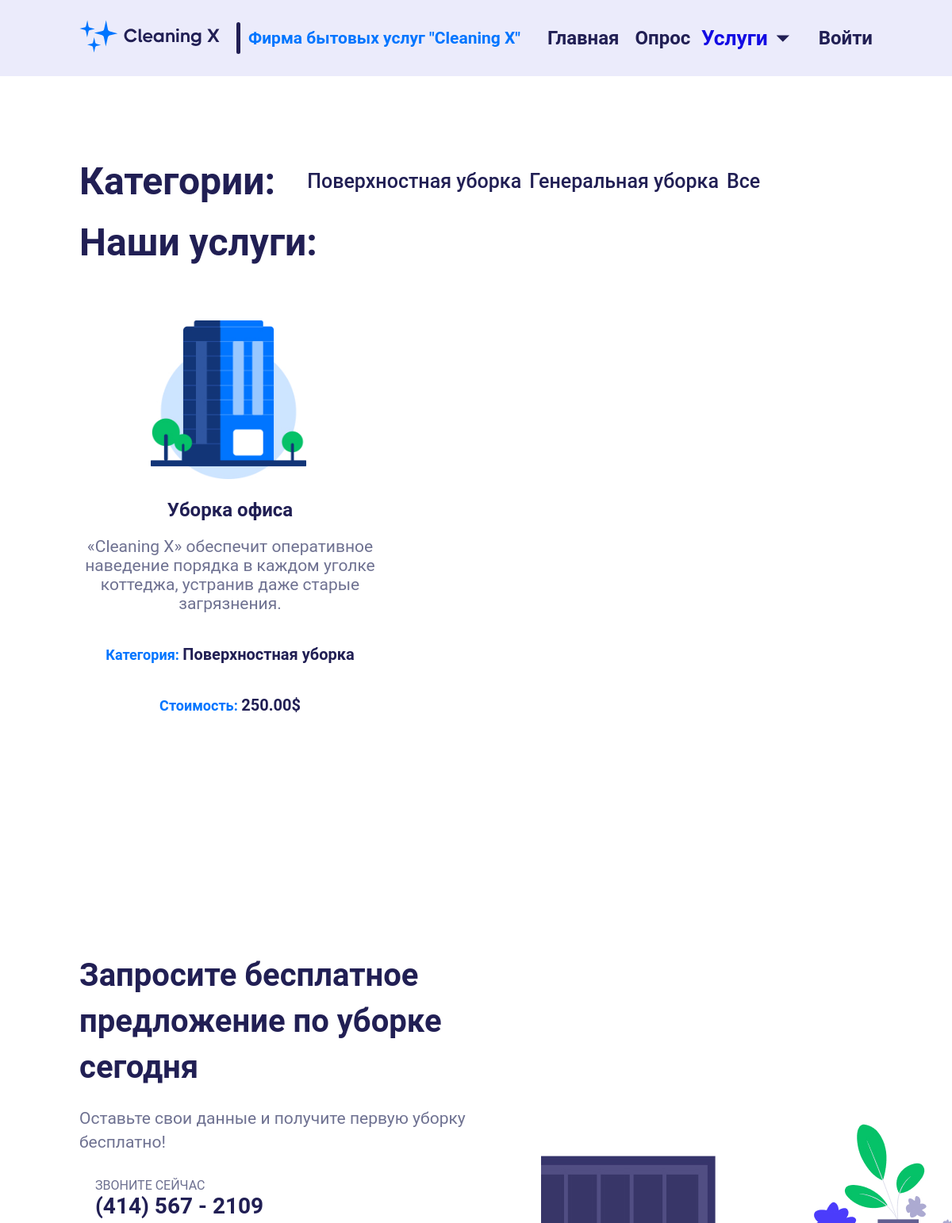
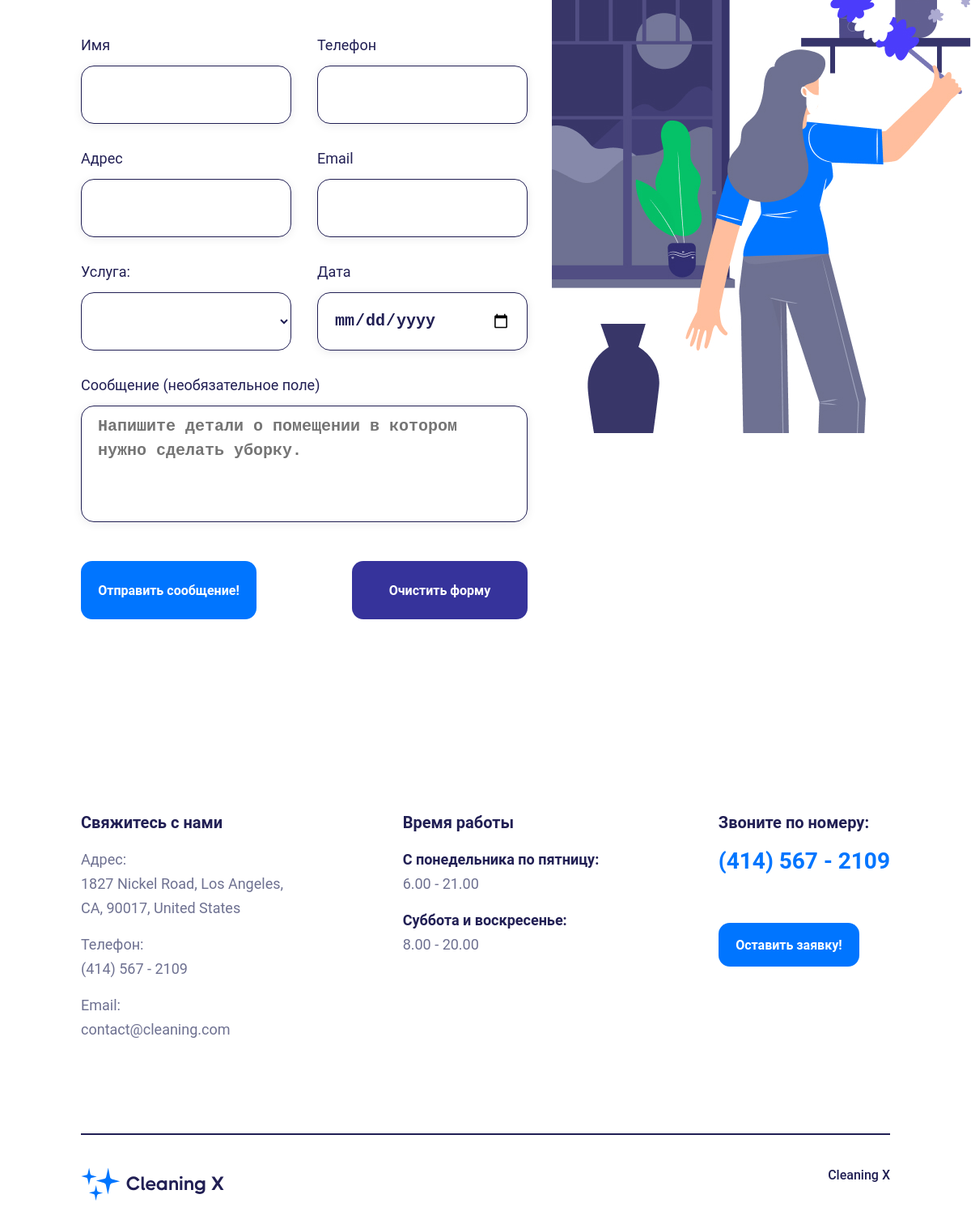
The app's page /services/1/ with its own data (2 pictures, top to bottom).
### services/models.py (models this page shows, shortened)
class ServiceCategory(models.Model):
    name = models.CharField(max_length=100, unique=True)
    description = models.TextField(null=True, blank=True)
    def __str__(self):
        return self.name

class Service(models.Model):
    name = models.CharField(max_length=256)
    description = models.TextField()
    price = models.DecimalField(max_digits=6, decimal_places=2)
    image = models.ImageField(upload_to='service_images')
    category = models.ForeignKey(to=ServiceCategory, on_delete=models.CASCADE)

### services/views.py (the view)
# urls.py: path('services/', services, name='services'),
def services(request,  category_id=None):
    if category_id:
        category = ServiceCategory.objects.get(id=category_id)
        serviceitems = Service.objects.filter(category=category)
    else:
        serviceitems = Service.objects.all()
    context = {
        'title': 'Services',
        'services': serviceitems,
        'categories': ServiceCategory.objects.all(),
        'current_link': 2
    }
    return render(request, 'services/services.html', context)

### services/templates/services/services.html (shortened to what this page needs)
{% extends 'services/base.html' %}
{% load static %}
{% block content %}
<main>
    <section class="services">
        <div class="container">
        <div style="display: flex; gap:40px; align-items: center; margin-bottom: 20px">
               <h3 class="services__title">
                Категории:
            </h3>
               <ul style="font-size: 25px;
  display: flex;
  gap: 10px;">
                   {% for category in categories %}
                       <li>
                           <a href="{% url 'service' category_id=category.id %}">{{ category.name }}</a>
                        </li>
                   {% endfor %}
                        <li>
                           <a href="{% url 'services' %}">Все</a>
                        </li>
               </ul>
        </div>
            <h3 class="services__title">
                Наши услуги:
            </h3>
            <div class="services__items">
                {% for service in services %}
                <div class="services__item">
                    <div class="services__item-img">
                        <img src="{{ service.image.url }}" alt="service1">
                    </div>
                    <span class="services__item-name">
                        {{ service.name }}
                    </span>
                    <p class="services__item-descr">
                        {{ service.description }}
                    </p>
                    <span class="services__item-price">Категория: <span>{{ service.category }}</span></span>
                    <span class="services__item-price">Cтоимость: <span>{{ service.price }}$</span></span>
                </div>
                {% endfor %}
            </div>
        </div>
    </section>
    <section class="request">
        <div class="container request__container">
            <div class="request__text">
                <h4 class="request__title">Запросите бесплатное предложение по уборке сегодня</h4>
                <div class="request__description">Оставьте свои данные и получите первую уборку бесплатно!</div>
                <div class="request__phone">
                    <div class="request__img">
                    </div>
                    <div class="request__info">
                        <span class="request__descr">звоните сейчас</span>
                        <a href="tel:+4145672109" class="request__number">(414) 567 - 2109</a>
                    </div>
                </div>
                <div class="request__img">
                    <img src="{% static 'img/contacts.jpg' %}" alt="promo">
                </div>
            </div>
            <form class="request__form" method="post" action="{% url 'application' %}">
                <div class="request__input request__input-name">
                    <label>
                        Имя
                        <input name="name" required type="text" >
                    </label>
                </div>
                <div class="request__input request__input-phone">
                    <label>
                        Телефон
                        <input name="phone" required type="tel" maxlength="10">
                    </label>
                </div>
                <div class="request__input request__input-address">
                    <label>
                        Адрес
                        <input name="address" type="text">
                    </label>
                </div>
                <div class="request__input request__input-email">
                    <label>
                        Email
                        <input name="email" required type="email">
                    </label>
                </div>
                <div class="request__input">
                    <label>
                        Услуга:
                     <select name="service" >
                    </select>
                    </label>
                </div>
                <div class="request__input">
                    <label>
                        Дата
                        <input required name="date" type="date" name="date">
                    </label>
                </div>
                <div class="request__textarea">
                    <label for="note">Сообщение (необязательное поле)</label>
                    <textarea id="note" name="note"
                        placeholder="Напишите детали о помещении в котором нужно сделать уборку."></textarea>
                </div>
                <button type="submit" class="btn btn_size_b request_btn">Отправить сообщение!</button>
                <button type="button" class="btn btn_size_b clear_btn">Очистить форму</button>
            </form>
        </div>
    </section>
</main>
{% endblock %}

### static/css/style.css (style rules this page uses)
html { box-sizing: border-box; }
*, *::before, *::after { box-sizing: inherit; }
body { font-family: Roboto, sans-serif; font-weight: 500; margin: 0; color: var(--color-black); background-color: var(--color-white); color: #211F54; }
img { max-width: 100%; max-height: 100%; }
a { text-decoration: none; color: inherit; }
ul, li { list-style: none; margin: 0; padding: 0; }
h1, h2, h3, h4, h5, h6, p, span { margin: 0; }
button { border: none; padding: 0; background: transparent; font-family: unset; cursor: pointer; }
.container { margin: 0 auto; padding: 0 100px; max-width: 1440px; }
.btn { background: #0075FF; border-radius: 14px; font-weight: 600; font-size: 16px; color: #FFFFFF; display: flex; justify-content: center; align-items: center; transition: 0.3s all; }
.btn_size_b { width: 217px; height: 72px; }
.services { padding-top: 200px; padding-bottom: 200px; }
.services__title { font-weight: 700; font-size: 48px; color: #211F54; }
.services__items { display: flex; margin-top: 70px; }
.services__item { max-width: 380px; display: flex; flex-direction: column; align-items: center; min-height: 400px; justify-content: space-between; }
.services__item-img { width: 200px; height: 200px; }
.services__item-img img { object-fit: cover; height: 100%; }
.services__item-name { margin-top: 25px; font-weight: 700; font-size: 24px; color: #211F54; }
.services__item-descr { text-align: center; margin-top: 20px; font-weight: 400; font-size: 21px; color: #6E7191; }
.services__item-price { margin-top: 40px; font-weight: 700; font-size: 18px; color: #0075FF; }
.services__item-price span { font-weight: 700; font-size: 20px; color: #211F54; }
.request { padding-bottom: 100px; }
.request__container { display: flex; flex-direction: column; position: relative; }
.request__img { position: absolute; top: 300px; right: 0px; }
.request__title { font-weight: 700; font-size: 40px; line-height: 58px; color: #211F54; }
.request label { font-weight: 400; font-size: 18px; color: #211F54; }
.request__form { display: grid; grid-template: repeat(3, minmax(72px, auto)) 196px 72px/repeat(2, 260px); gap: 32px; margin-top: 50px; }
.request__form select { width: 100%; height: 72px; margin-top: 15px; padding: 0 20px; font-size: 20px; font-weight: 700; text-align: center; background: #fff; border: 1px solid #211F54; color: #211F54; border-radius: 16px; cursor: pointer; }
.request__input { display: flex; flex-direction: column; }
.request__input input { width: 100%; height: 72px; padding: 0 20px; font-size: 20px; background: #FFFFFF; border: 1px solid #211F54; box-shadow: 0px 2px 12px rgba(20, 20, 43, 0.08); border-radius: 16px; margin-top: 15px; font-weight: 700; line-height: 30px; color: #211F54; }
.request__textarea { grid-column: 1/3; }
.request__textarea textarea { width: 100%; height: 144px; resize: none; padding: 10px 20px; background: #FFFFFF; border: 1px solid #211F54; box-shadow: 0px 2px 12px rgba(20, 20, 43, 0.08); border-radius: 16px; margin-top: 15px; font-weight: 700; font-size: 20px; line-height: 30px; color: #211F54; }
.request__text { max-width: 490px; padding-top: 100px; }
.request__phone { display: flex; align-items: center; margin-top: 30px; }
.request__info { display: flex; flex-direction: column; align-items: flex-start; margin-left: 20px; }
.request__descr { font-weight: 400; font-size: 16px; text-transform: uppercase; color: #6E7191; }
.request__number { font-weight: 700; font-size: 28px; color: #211F54; }
.request__description { font-weight: 400; font-size: 21px; color: #6E7191; line-height: 30px; margin-top: 20px; }
.clear_btn { background: rgba(4, 0, 131, 0.8); margin-left: auto; }

### records on screen
ServiceCategory: name "Поверхностная уборка"
ServiceCategory: name "Генеральная уборка"
Service: image (picture), name "Уборка офиса", description "«Cleaning X» обеспечит оперативное наведение порядка в каждом уголке коттеджа, устранив даже старые загрязнения.", category "Поверхностная уборка", price "250.00"
